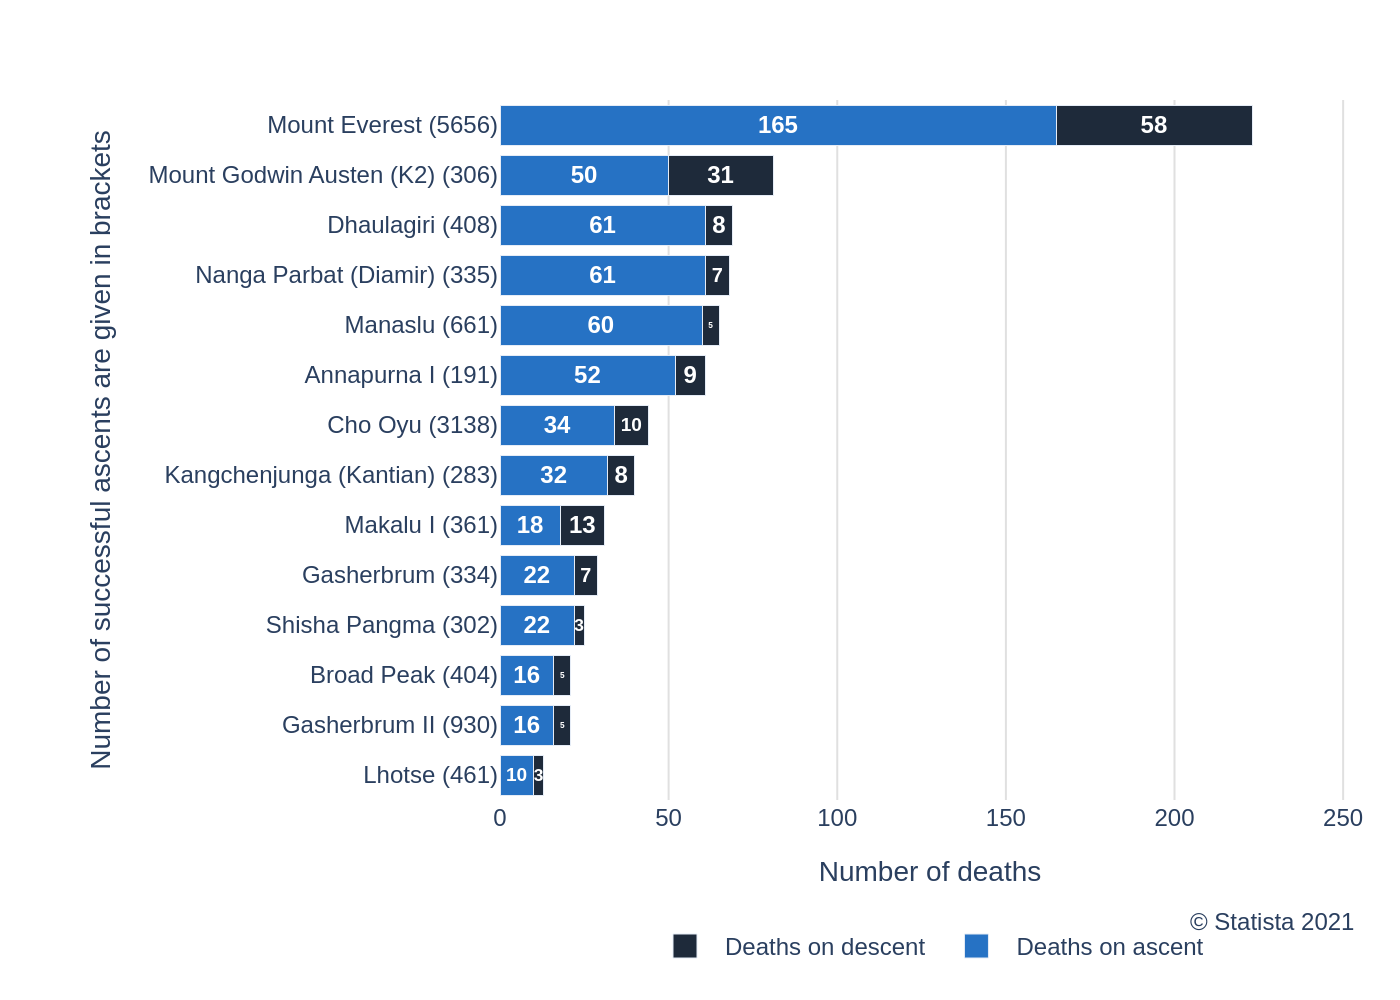

Write Python code to recreate this figure.
import sys
import json
import pathlib
import plotly.graph_objects as go

# Check for command-line argument
if len(sys.argv) != 2:
    print(f"Usage: python {sys.argv[0]} <json_file_path>")
    sys.exit(1)

json_path = sys.argv[1]

# Read data from the specified JSON file
try:
    with open(json_path, 'r', encoding='utf-8') as f:
        chart_info = json.load(f)
except FileNotFoundError:
    print(f"Error: JSON file not found at {json_path}")
    sys.exit(1)
except json.JSONDecodeError:
    print(f"Error: Could not decode JSON from {json_path}")
    sys.exit(1)

# Extract data, texts, and colors from the JSON object
data = chart_info.get('chart_data', {})
texts = chart_info.get('texts', {})
colors = chart_info.get('colors', [])

# Initialize the figure
fig = go.Figure()

# Add a trace for each data series
for i, series in enumerate(data.get('series', [])):
    fig.add_trace(go.Bar(
        y=data.get('categories', []),
        x=series.get('values', []),
        name=series.get('name', ''),
        orientation='h',
        marker=dict(color=colors[i]),
        text=series.get('values', []),
        textposition='inside',
        insidetextanchor='middle',
        textfont=dict(
            family='Arial',
            size=12,
            color='white',
            weight='bold'
        )
    ))

# Update layout for a professional appearance
fig.update_layout(
    barmode='stack',
    title=texts.get('title'),
    xaxis_title=texts.get('x_axis_title'),
    yaxis_title=texts.get('y_axis_title'),
    legend=dict(
        orientation='h',
        yanchor='bottom',
        y=-0.25,
        xanchor='center',
        x=0.5
    ),
    font=dict(
        family="Arial",
        size=12
    ),
    plot_bgcolor='white',
    paper_bgcolor='white',
    xaxis=dict(
        showgrid=True,
        gridcolor='#E0E0E0',
        zeroline=False,
        range=[0, 255] # Set range to match the original chart's scale
    ),
    yaxis=dict(
        showgrid=False,
        zeroline=False
    ),
    margin=dict(l=250, r=20, t=50, b=100),
    annotations=[
        dict(
            text=texts.get('source', ''),
            showarrow=False,
            xref="paper",
            yref="paper",
            x=1,
            y=-0.2,
            align='right',
            xanchor='right',
            yanchor='bottom',
            font=dict(size=12)
        )
    ]
)

# Generate the output filename from the input JSON path
output_path = pathlib.Path(json_path).with_suffix('.png')

# Save the figure as a high-resolution PNG image
fig.write_image(str(output_path), scale=2)

print(f"Chart saved to {output_path}")
